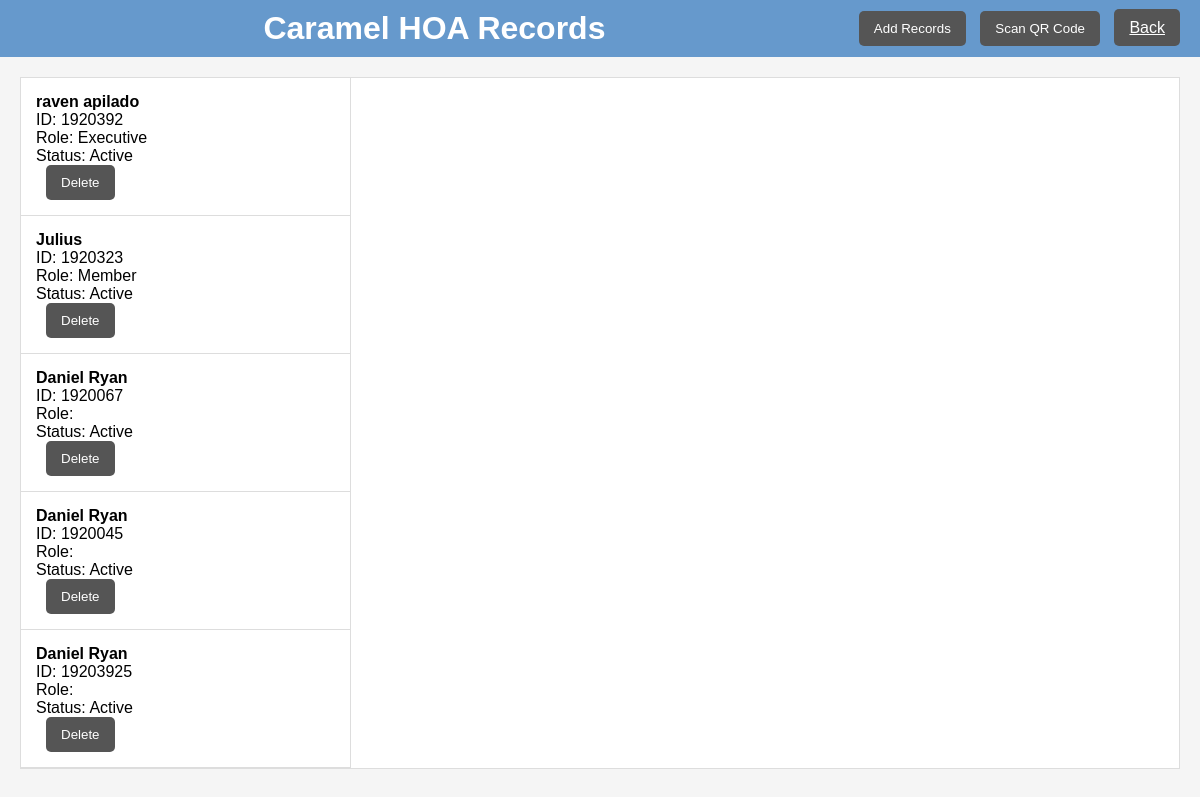
/ALPHA_BUILD/hoarecords.php?id=2, run on an earlier commit of the app's database.
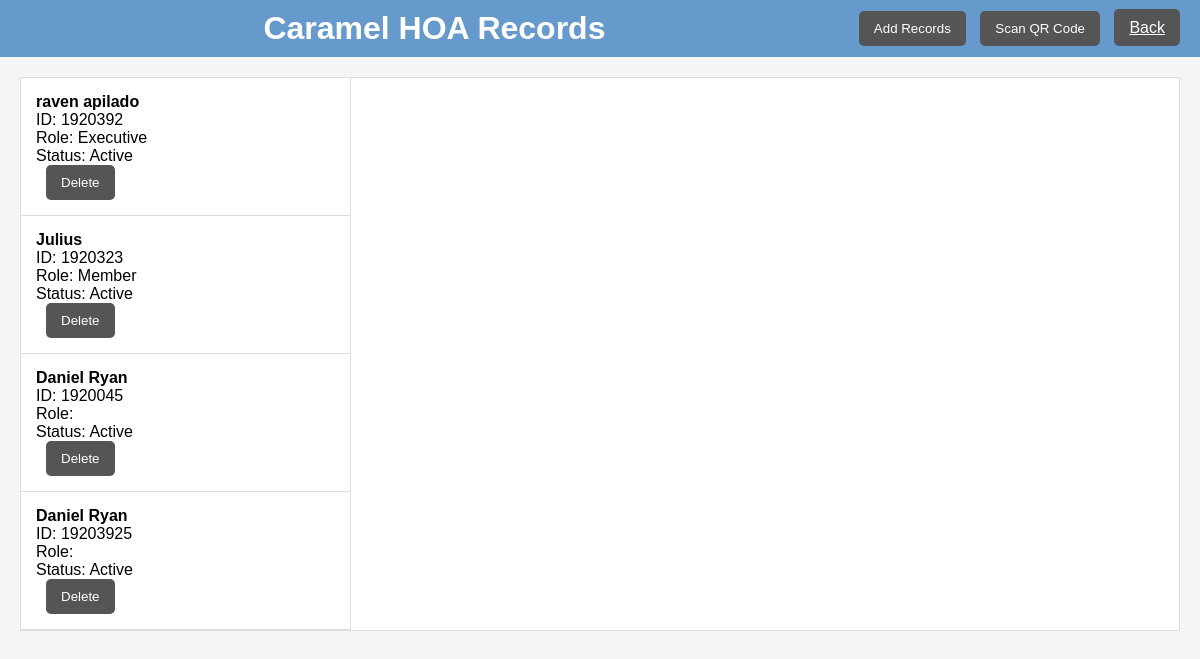
And on a later commit of the database.
### tables this page shows
CREATE TABLE `members` (
  `id` int(11) NOT NULL,
  `hoa_id` int(11) DEFAULT NULL,
  `name` varchar(255) NOT NULL,
  `member_id` varchar(255) NOT NULL,
  `address` varchar(255) DEFAULT NULL,
  `phone_number` varchar(20) DEFAULT NULL,
  `email` varchar(100) DEFAULT NULL,
  `membership_date` date DEFAULT NULL,
  `status` enum('Active','Inactive','Suspended') DEFAULT 'Active',
  `role` varchar(50) DEFAULT NULL,
  `notes` text DEFAULT NULL
);

### ALPHA_BUILD/hoarecords.php (the view, shortened to what this page needs)
<!DOCTYPE html>
<html lang="en">
<head>
    <link rel="stylesheet" href="recordstyle.css">
</head>
<body>
    <div class="menu-bar">
        <h1>
            <?php
            include 'dbconnection.php';
            function getHoaName($conn, $hoa_id) {
                $stmt = $conn->prepare("SELECT name FROM hoas WHERE id = ?");
                $stmt->bind_param("i", $hoa_id);
                $stmt->execute();
                $result = $stmt->get_result();
                $row = $result->fetch_assoc();
                return $row['name'];
            }
            $hoa_id = intval($_GET['id']);
            echo getHoaName($conn, $hoa_id) . " HOA Records";
            ?>
        </h1>
        <div class="menu-actions">
            <button class="menu-button" onclick="document.getElementById('addRecordModal').style.display='block'">Add Records</button>
            <button class="menu-button">Scan QR Code</button>
            <a href="records.php" class="menu-button">Back</a>
        </div>
    </div>
    <div class="records-container">
        <div class="records-list">
            <ul>
                <?php
                function getMembers($conn, $hoa_id) {
                    $stmt = $conn->prepare("SELECT id, name, member_id, address, phone_number, email, membership_date, status, role, notes FROM members WHERE hoa_id = ?");
                    $stmt->bind_param("i", $hoa_id);
                    $stmt->execute();
                    $result = $stmt->get_result();
                    if ($result->num_rows > 0) {
                        while($row = $result->fetch_assoc()) {
                            echo '<li onclick="showDetails(' . htmlspecialchars($row["id"]) . ')">';
                            echo '<strong>' . htmlspecialchars($row["name"]) . '</strong><br>';
                            echo 'ID: ' . htmlspecialchars($row["member_id"]) . '<br>';
                            echo 'Role: ' . htmlspecialchars($row["role"]) . '<br>';
                            echo 'Status: ' . htmlspecialchars($row["status"]) . '<br>';
                            echo '<form action="delete_record.php" method="POST" style="display:inline-block;">';
                            echo '<button type="submit" class="menu-button" onclick="return confirm(\'Are you sure you want to delete this record?\')">Delete</button>';
                            echo '</form>';
                            echo '</li>';
                        }
                    } else {
                        echo "<li>No members found</li>";
                    }
                }
                getMembers($conn, $hoa_id);
                ?>
            </ul>
        </div>
        <div id="recordDetails" class="record-details">
        </div>
    </div>
</body>
</html>

What changed in the data, as far as the page shows it:
removed members: name "Daniel Ryan", member "1920067", status "Active"
